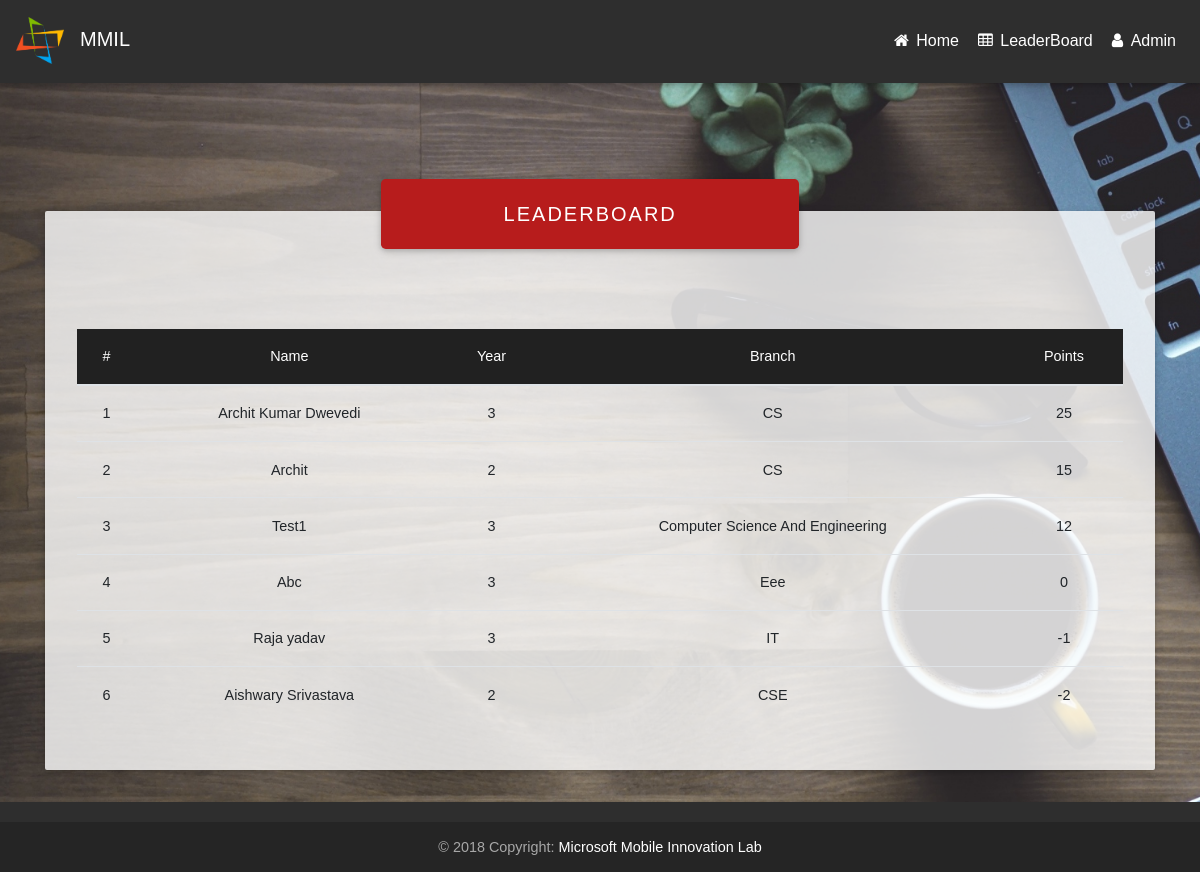
Page /leaderboard/ on the committed database.
### leaderboard/models.py (models this page shows, shortened)
class leaderboard(models.Model):
	user=models.ForeignKey(User,on_delete=models.CASCADE)
	correct_qus=models.IntegerField()
	wrong_qus=models.IntegerField()
	points=models.IntegerField()
	message=models.CharField(max_length=255)
	attempted_qus=models.IntegerField()

### userprofile/models.py (models this page shows, shortened)
class profile(models.Model):
	user=models.ForeignKey(User,on_delete=models.CASCADE)
	name=models.CharField(max_length=255)
	college=models.CharField(max_length=255)
	year=models.IntegerField()
	branch=models.CharField(max_length=255)
	start_time=models.IntegerField(default=0)
	rem_time=models.IntegerField(default=1800)

### mcq_v2/views.py (the view)
# urls.py: path('leaderboard/',leaderboard),
def leaderboard(request):
	object_1=lb.objects.all().order_by('-points')
	context={
		"object":object_1
	}
	return render(request,'test/leaderboard.html',context)

### templates/test/leaderboard.html (shortened to what this page needs)
{% load static %}
<!DOCTYPE html>
<html lang="en">
<head>
    <link rel="stylesheet" href="https://maxcdn.bootstrapcdn.com/font-awesome/4.7.0/css/font-awesome.min.css">
    <link href="{% static 'assets/css/bootstrap.min.css' %}" rel="stylesheet">
    <link href="{% static 'assets/css/mdb.min.css' %}" rel="stylesheet">
    <link href="{% static 'assets/css/animate.css' %}" rel="stylesheet">
    <link href="{% static 'assets/css/Table.css' %}" rel="stylesheet">
</head>
<body class="fixed-sn animated fadeIn">
    <header>
        <nav class="navbar navbar-expand-lg navbar-dark elegant-color">
            <a href="http://jssmmil.in/" class="navbar-brand" title="MMIL Website"><img src="{% static 'assets/img/logo.png' %}">
                <p id="head">MMIL</p>
            </a>
            <ul class="nav navbar-nav nav-flex-icons ml-auto">
                 <li class="nav-item">
                    <a href="/" class="nav-link">
                        <i class="fa fa-home"></i>
                        <span class="clearfix d-none d-sm-inline-block">Home</span>
                    </a>
                </li>
                <li class="nav-item">
                    <a href="/leaderboard" class="nav-link">
                        <i class="fa fa-table"></i>
                        <span class="clearfix d-none d-sm-inline-block">LeaderBoard</span>
                    </a>
                </li>
                 <li class="nav-item">
                    <a href="/admin" class="nav-link">
                        <i class="fa fa-user"></i>
                        <span class="clearfix d-none d-sm-inline-block">Admin</span>
                    </a>
                </li>
            </ul>
    </header>
    <main class="container">
            <div class="jumbotron">
               <div class="card text-center z-depth-2">
                  <div class="card-body">
                    <p class="white-text mb-0">LeaderBoard</p>
                  </div>
               </div>
               <table class="table table-hover">
                 <thead class="mdb-color grey darken-4">
                   <tr class="text-white">
                      <th>#</th>
                      <th>Name</th>
                      <th>Year</th>
                      <th>Branch</th>
                      <th>Points</th>
                   </tr>
                 </thead>
                 <tbody>
                  {% for obj in object %}
                    <tr>
                      <th scope="row">{{forloop.counter}}</th>
                      <td>{{obj.user.profile_set.all.first.name}}</td>
                      <td>{{obj.user.profile_set.all.first.year}}</td>
                      <td>{{obj.user.profile_set.all.first.branch}}</td>
                      <td>{{obj.points}}</td>
                    </tr>
                  {% endfor %}
                 </tbody>
               </table>
           </div>
    </main>
    <footer class="page-footer elegant-color center-on-small-only">
        <div class="footer-copyright">
            <div class="container-fluid">
                © 2018 Copyright:
                <a href="http://jssmmil.in/"> Microsoft Mobile Innovation Lab</a>
            </div>
        </div>
    </footer>
</body>
</html>

### static_mcq/assets/css/Table.css (style rules this page uses)
.jumbotron { margin-top: 8rem; background-color: rgba(255,255,255,0.8); }
th,tr,td { font-weight: bold; cursor: pointer; text-align: center; }
.card { width: 40%; margin-top: -4rem; margin-bottom: 5rem; margin-left: 19rem; font-size: 20px; background-color: #b71c1c; letter-spacing: 2px; text-transform: uppercase; }

### static_mcq/assets/css/style.css (style rules this page uses)
body { background: url("../img/laptop_cup_glasses_plant_114948_1920x1080.jpg") no-repeat center center; -webkit-background-size: cover; -moz-background-size: cover; -o-background-size: cover; background-size: cover; background-attachment: fixed; font-family: 'Quicksand',sans-serif; }
.animated.fadeIn { animation-delay: 0.3s; transition: 0.5 ease; }
.navbar-brand>img { display: block; width: 3rem; margin-top: 0.25rem; margin-left: 0rem; }
p#head { margin-top: -2.5rem; margin-left: 4rem; margin-bottom: 1rem; }

### rows in the picture
leaderboard: user.profile_set.all.first.name "Archit Kumar Dwevedi", user.profile_set.all.first.year "3", user.profile_set.all.first.branch "CS", points "25"
leaderboard: user.profile_set.all.first.name "Archit", user.profile_set.all.first.year "2", user.profile_set.all.first.branch "CS", points "15"
leaderboard: user.profile_set.all.first.name "Test1", user.profile_set.all.first.year "3", user.profile_set.all.first.branch "Computer Science And Engineering", points "12"
leaderboard: user.profile_set.all.first.name "Abc", user.profile_set.all.first.year "3", user.profile_set.all.first.branch "Eee", points "0"
leaderboard: user.profile_set.all.first.name "Raja yadav", user.profile_set.all.first.year "3", user.profile_set.all.first.branch "IT", points "-1"
leaderboard: user.profile_set.all.first.name "Aishwary Srivastava", user.profile_set.all.first.year "2", user.profile_set.all.first.branch "CSE", points "-2"
